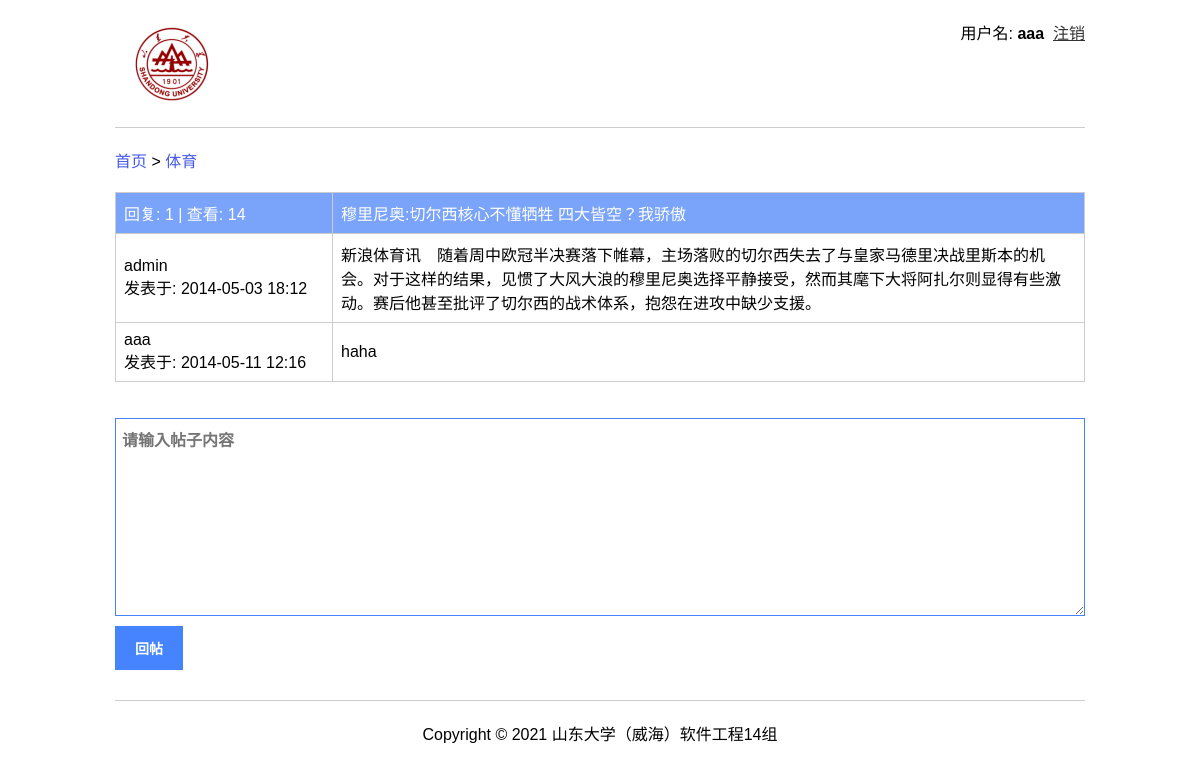
Page /post_detail.php?board=体育&id=2 (signed in) on the committed database.
### tables this page shows
CREATE TABLE IF NOT EXISTS `t_post` (
  `id` int(11) NOT NULL AUTO_INCREMENT,
  `pid` int(11) DEFAULT NULL,
  `board_name` varchar(100) NOT NULL,
  `uid` int(11) NOT NULL,
  `title` varchar(200) DEFAULT NULL,
  `content` text NOT NULL,
  `write_time` varchar(30) NOT NULL,
  `see_count` int(11) NOT NULL,
  PRIMARY KEY (`id`),
  KEY `FK_contain` (`board_name`),
  KEY `FK_father_child` (`pid`),
  KEY `FK_write_post` (`uid`)
);

CREATE TABLE IF NOT EXISTS `t_user` (
  `uid` int(11) NOT NULL AUTO_INCREMENT,
  `username` varchar(50) NOT NULL,
  `password` varchar(60) NOT NULL,
  `permission` varchar(20) DEFAULT NULL,
  PRIMARY KEY (`uid`)
);

### post_detail.php (called while the page is built, shortened)
<?php
	require_once("./modules/post.php");
	$post_id = $_GET['id'];
	$reply_count = get_reply_count($post_id);
	$see_count = get_see_count($post_id);
	$posts = get_one_post_and_replys($post_id);
	require_once('./pages/post_reply.php');
?>

### includes/db.php (called while the page is built, shortened)
<?php
	function exe_sql($sql) {
		$conn = mysqli_connect(DB_HOST, DB_USERNAME, DB_PASSWORD, DB_NAME);
		mysqli_set_charset($conn, "utf8");
		$result = mysqli_query($conn, $sql);
		if (is_bool($result)) {
			$data = mysqli_affected_rows($conn);
		} else {
			$data = array();
			while (($row = mysqli_fetch_assoc($result))) {
				$data[] = $row;
			}
		}
		return $data;
	}
?>

### modules/post.php (called while the page is built, shortened)
<?php
	require_once('./includes/db.php');
	function get_reply_count($post_id) {
		$sql = "select count(id) as reply_cnt from t_post where pid = $post_id";
		$r = exe_sql($sql);
		return $r[0]['reply_cnt'];
	}
	function get_see_count($post_id) {
		$sql = "select see_count from t_post where id = $post_id";
		$r = exe_sql($sql);
		return $r[0]['see_count'];
	}
	function get_one_post_and_replys($post_id) {
		$sql = "
			select title, content, username, write_time
			from t_post
			left join t_user on t_post.uid = t_user.uid
			where t_post.id = $post_id or t_post.pid = $post_id
			order by t_post.write_time
		";
		$posts = exe_sql($sql);
		return $posts;
	}
?>

### pages/post_reply.php (the view, shortened to what this page needs)
<?php require_once('_header.php'); ?>
	<div class="main">
		<table border="1">
			<thead>
				<tr>
					<td width="200"><?php echo '回复: ' . $reply_count . ' | 查看: ' . $see_count; ?></td>
					<td width="*"><?php echo $posts[0]['title'] ?></td>
				</tr>
			</thead>
			<tbody>
				<?php
					foreach ($posts as $post) {
						echo '<tr>';
						echo '<td>' . $post['username'] . '<br />发表于: ' . $post['write_time'] . '</td>';
						echo '<td>' . $post['content'] . '</td>';
						echo '</tr>';
					}
				?>
			</tbody>
		</table>
		<br>
		<br>
		<form action="" method="post">
			<textarea name="content" id="" cols="100" rows="10" placeholder="请输入帖子内容"></textarea><br>
			<input type="submit" name="reply_post" value="回帖">
		</form>
	</div>
<?php require_once('_footer.php'); ?>

### pages/css/style.css (style rules this page uses)
html { overflow-y: scroll; font-family: Arial,Helvetica,sans-serif, "宋体"; }
body, table, tr, td, input { margin: 0; padding: 0; }
table { border-collapse: collapse; width: 100%; border-color: #ccc; }
table td { padding: 8px; border: 1px solid #ccc; }
table thead td { color: #fff; background: #7aa3fa; }
input[type=text], textarea { width: 962px; vertical-align: middle; padding: 8px 0px 8px 6px; font-size: 16px; font-weight: bold; outline: none; border: 1px solid #4684ff; margin-bottom: 10px; }
input[type=submit] { outline: none; border: none; padding: 12px 20px; color: #fff; background: #4684ff; cursor: pointer; vertical-align: middle; font-weight: bold; font-size: 14px; margin-bottom: 10px; }

### rows in the picture
t_post: see_count "14", title "穆里尼奥:切尔西核心不懂牺牲 四大皆空？我骄傲", uid.username "admin", write_time "2014-05-03 18:12", content "新浪体育讯 随着周中欧冠半决赛落下帷幕，主场落败的切尔西失去了与皇家马德里决战里斯本的机会。对于这样的结果，见惯了大风大浪的穆里尼奥选择平静接受，然而其麾下大将阿扎尔则显得有些激动。赛后他甚至批评了切尔西的战术体系，抱怨在进攻中缺少支援。"
t_post: uid.username "aaa", write_time "2014-05-11 12:16", content "haha"

### other values in the picture
$_SESSION['username'] "aaa"
$board_name "体育"
$reply_count "1"
